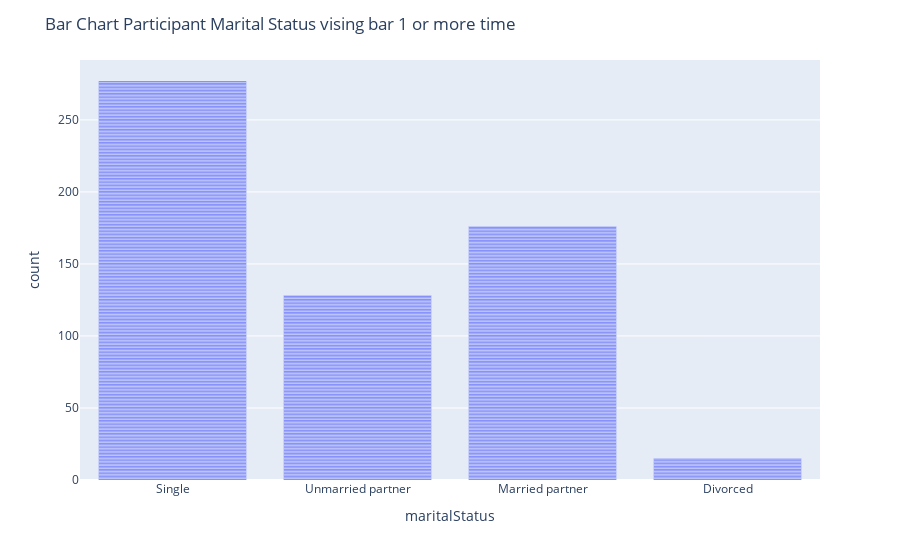

Write notebook code for a chart like this one.
### Code cell
figII6a = px.bar(data6, x="maritalStatus")
figII6a.update_layout(title="Bar Chart Participant Marital Status vising bar 1 or more time")
figII6a.show()

### Figure 1 — Plotly figure (JSON) as saved in the notebook; plotly's stock layout.template omitted (floating-point values rounded to 4 significant figures; data arrays with more than 128 entries replaced by an {"elided": "..."} marker saying what was removed)
{"data": [{"alignmentgroup": "True", "hovertemplate": "maritalStatus=%{x}<br>count=%{y}<extra></extra>", "legendgroup": "", "marker": {"color": "#636efa", "pattern": {"shape": ""}}, "name": "", "offsetgroup": "", "orientation": "v", "showlegend": false, "textposition": "auto", "type": "bar", "x": {"elided": "596 str values"}, "xaxis": "x", "y": {"elided": "596 int values"}, "yaxis": "y"}], "layout": {"barmode": "relative", "legend": {"tracegroupgap": 0}, "margin": {"t": 60}, "title": {"text": "Bar Chart Participant Marital Status vising bar 1 or more time"}, "xaxis": {"anchor": "y", "domain": [0, 1], "title": {"text": "maritalStatus"}}, "yaxis": {"anchor": "x", "domain": [0, 1], "title": {"text": "count"}}}}
